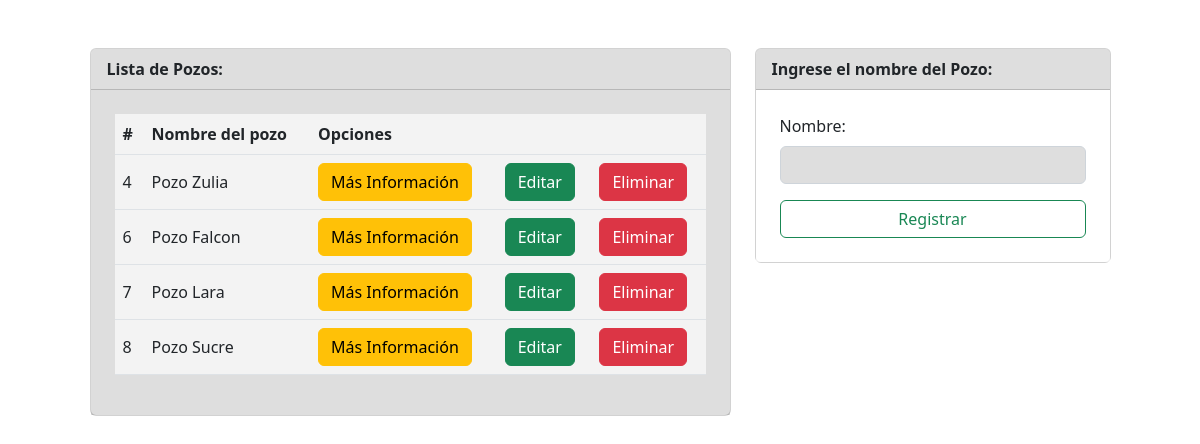
The page / on the database its author committed.
### tables this page shows
CREATE TABLE `pozo` (
  `id_pozo` int(11) NOT NULL,
  `nombre` varchar(100) DEFAULT NULL
);

### index.php (the view, shortened to what this page needs)
<!doctype html>
<html lang="en">
<head>
    <link href="https://cdn.jsdelivr.net/npm/bootstrap@5.2.1/dist/css/bootstrap.min.css" rel="stylesheet"
>
    <link rel="stylesheet" href="https://cdn.jsdelivr.net/npm/bootstrap-icons@1.5.0/font/bootstrap-icons.css">
    <link rel="stylesheet" href="styles/a.css">
</head>
<body>
    <?php
    include_once "conexion.php";
    $sentencia = $bd->query("select * from pozo");
    $pozo = $sentencia->fetchAll(PDO::FETCH_OBJ);
    ?>
    <div class="container mt-5">
        <div class="row justify-content-center">
            <div class="col-md-7">
                <div class="card">
                    <div class="card-header">
                        Lista de Pozos:
                    </div>
                    <div class="p-4 card-body">
                        <table class="table align-middle">
                            <thead>
                                <tr>
                                    <th scope="col">#</th>
                                    <th scope="col">Nombre del pozo</th>
                                    <th scope="col" colspan="3">Opciones</th>
                                </tr>
                            </thead>
                            <tbody>
                                <?php
                                foreach ($pozo as $dato) {
                                    ?>
                                    <tr>
                                        <td scope="row">
                                            <?php echo $dato->id_pozo; ?>
                                        </td>
                                        <td>
                                            <?php echo $dato->nombre; ?>
                                        </td>
                                        <td>
                                            <a class="text-warning"
                                                href="agregar.php?id_pozo=<?php echo $dato->id_pozo; ?>">
                                                <button type="button" class="btn btn-warning">
                                                    Más Información
                                                </button>
                                            </a>
                                        </td>
                                        <td>
                                            <a class="text-success" href="editar.php?id_pozo=<?php echo $dato->id_pozo; ?>">
                                                <button type="button" class="btn btn-success">
                                                    Editar
                                                </button>
                                            </a>
                                        </td>
                                        <td>
                                            <a onclick="return confirm('Estas seguro de eliminar?');" class="text-danger"
                                                href="eliminar.php?id_pozo=<?php echo $dato->id_pozo; ?>">
                                                <button type="button" class="btn btn-danger">
                                                    Eliminar
                                                </button>
                                            </a>
                                        </td>
                                    </tr>
                                    <?php
                                }
                                ?>
                            </tbody>
                        </table>
                    </div>
                </div>
            </div>
            <div class="col-md-4">
                <div class="card">
                    <div class="card-header">
                        Ingrese el nombre del Pozo:
                    </div>
                    <form action="registrar.php" class="p-4" method="POST">
                        <div class="mb-3">
                            <label class="form-label">Nombre:</label>
                            <input type="text" name="txtpozo" class="form-control" autofocus require>
                        </div>
                        <div class="d-grid">
                            <button type="submit" class="btn btn-outline-success" value="Registrar">
                                Registrar
                            </button>
                        </div>
                    </form>
                </div>
            </div>
        </div>
    </div>
</body>
</html>

### styles/a.css (style rules this page uses)
body { background-image: url(../assets/trabajador.jpg); background-size: cover; background-repeat: no-repeat; background-attachment: fixed; background-position: center; }
.card { background: rgba(255,255,255,0.64); }
.card-header { background: rgba(0,0,0,0.13); font-weight: 800; }
.card-body { background: rgba(0,0,0,0.13); color: white; }
tbody,thead,form { background: rgba(255,255,255,0.64); }
.form-control { background: rgba(0,0,0,0.13); }

### rows shown on the page
pozo: id_pozo "4", nombre "Pozo Zulia"
pozo: id_pozo "6", nombre "Pozo Falcon"
pozo: id_pozo "7", nombre "Pozo Lara"
pozo: id_pozo "8", nombre "Pozo Sucre"
